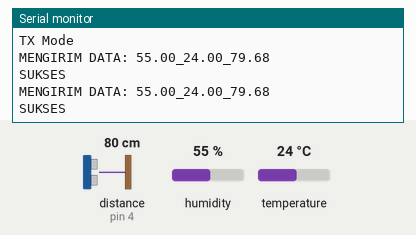
The sketch below on a simulated Arduino Uno, built with avr-gcc and run on an emulated ATmega328P. Shown: the last lines printed to the serial monitor. Wiring (inferred from the names in the program): ultrasonic range finder: trigger pin 5; echo pin 4. Inputs (shaded band) come from the test bench; at power-on: distance to the obstacle (sensor on pin 4) 80 cm, humidity 55 %, temperature 24 °C. The echo pulse lasts 58.3 µs per cm; no radio packets arrive unless stated.

Above: at 1.8 s.
1.9 s: distance to the obstacle (sensor on pin 4) set to 2 cm
At 2.8 s:
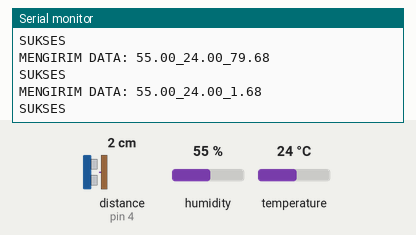
3.4 s: humidity set to 22 %
At 4.7 s:
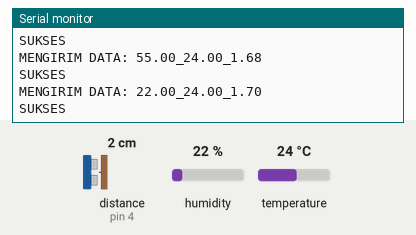
4.9 s: temperature set to 12 °C
At 6.3 s:
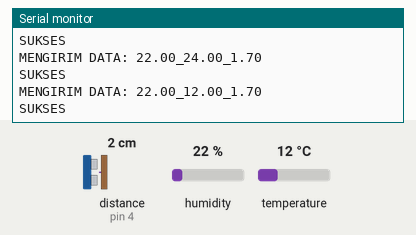
6.4 s: distance to the obstacle (sensor on pin 4) set to 4 cm
At 7.5 s:
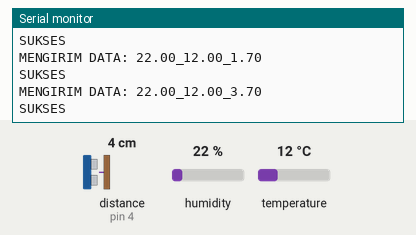
7.9 s: humidity set to 40 %
At 8.6 s:
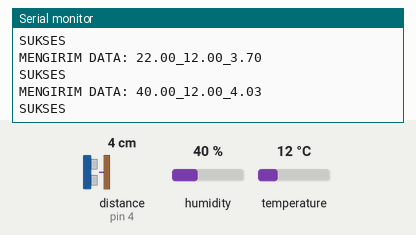
Timing chart, 0 to 10.4 s (numbered marks = the images above; inputs shaded):
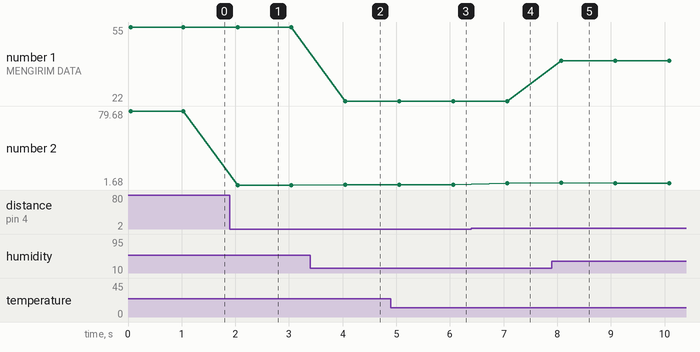

Measured:
- after the input at 1.9 s, the serial monitor: prints a new line after 0.14 s (image 1)
- after the input at 3.4 s, the serial monitor: prints a new line after 0.65 s (image 2)
- after the input at 4.9 s, the serial monitor: prints a new line after 1.2 s (image 3)
- after the input at 6.4 s, the serial monitor: prints a new line after 0.67 s (image 4)
- after the input at 7.9 s, the serial monitor: prints a new line after 0.17 s (image 5)
- plotted number 1: 55 → 22 after the input at 3.4 s, 22 → 40 after the input at 7.9 s
- plotted number 2: 79.68 → 1.68 after the input at 1.9 s, 1.68 → 1.7 after the input at 3.4 s, 1.7 → 3.7 after the input at 6.4 s

The sketch:

telemetrita_ts.ino
```cpp
#include <SPI.h>
#include <nRF24L01.h>
#include <RF24.h>
#include <DHT.h>

RF24 radio(9, 8); // CE, CSN
const byte address[6] = "00001";
char pesan[32]; // Pesan yang dikirimkan
DHT dht(3, DHT22); // DHT22 sensor connected to pin 3
const int trigPin = 5; // Ultrasonic sensor trigger pin
const int echoPin = 4; // Ultrasonic sensor echo pin

void setup()
{
    Serial.begin(9600);
    pinMode(trigPin, OUTPUT);
    pinMode(echoPin, INPUT);

    if (radio.begin())
    {
        Serial.println("Koneksi Arduino -> nRF24L01 SUKSES");
    }
    else
    {
        Serial.println("Koneksi Arduino -> nRF24L01 GAGAL || Periksa Sambungan");
        while (1) {}
    }
    radio.openWritingPipe(address);
    radio.setDataRate(RF24_2MBPS);
    radio.setPALevel(RF24_PA_MIN, 0);
    radio.stopListening(); // TX Mode
    Serial.println("TX Mode");
    dht.begin();
}

void loop()
{
    float humidity = dht.readHumidity();
    float temperature = dht.readTemperature();

    // Ultrasonic sensor code
    digitalWrite(trigPin, LOW);
    delayMicroseconds(2);
    digitalWrite(trigPin, HIGH);
    delayMicroseconds(10);
    digitalWrite(trigPin, LOW);
    float duration = pulseIn(echoPin, HIGH);
    float ultrasonicDistance = (duration * 0.0343) / 2;

    // Convert float values to strings
    dtostrf(humidity, 4, 2, pesan);
    strcat(pesan, "_");
    dtostrf(temperature, 4, 2, pesan + strlen(pesan));
    strcat(pesan, "_");
    dtostrf(ultrasonicDistance, 4, 2, pesan + strlen(pesan));

    Serial.print("MENGIRIM DATA: ");
    Serial.println(pesan);
    radio.write(&pesan, sizeof(pesan));
    Serial.println("SUKSES");
    delay(1000); // Delay for a second before sending again
}
```
